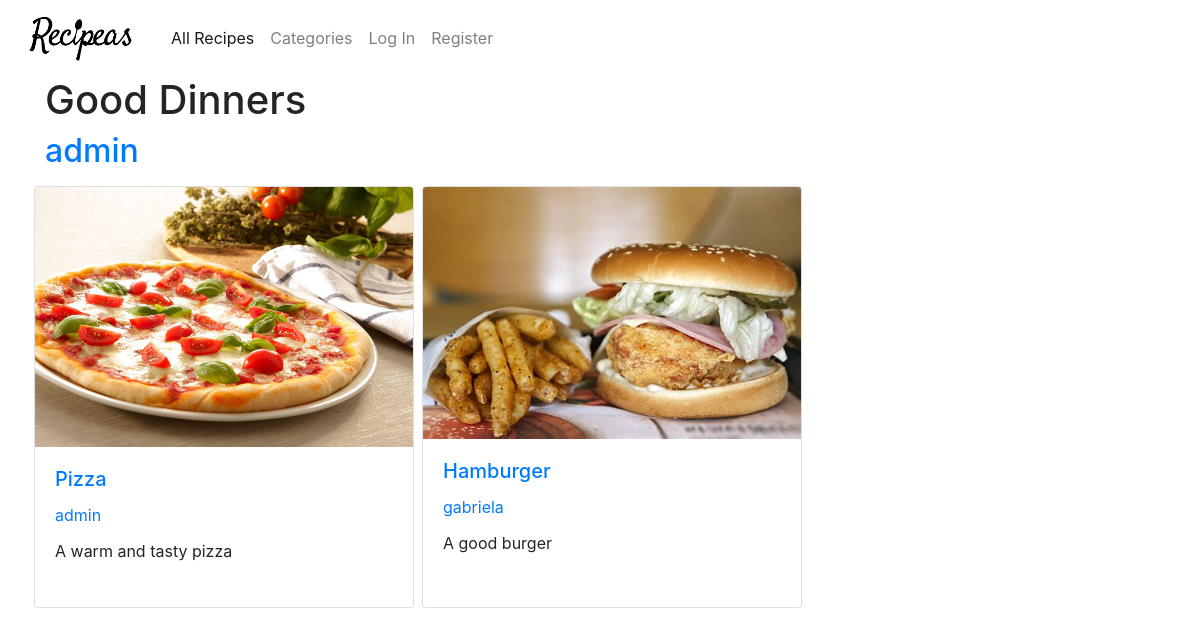
Page /recipelist/1 on the committed database.
### recipes/models.py (models this page shows, shortened)
class RecipeList(models.Model):
    user = models.ForeignKey("User", on_delete=models.CASCADE, related_name="recipe_lists")
    name = models.CharField(max_length=30)
    recipes = models.ManyToManyField(Recipe)
    timestamp = models.DateTimeField(auto_now_add=True)
    public = models.BooleanField()

class User(AbstractUser):
    pass

class Recipe(models.Model):
    user = models.ForeignKey("User", on_delete=models.CASCADE, related_name="recipes")
    title = models.CharField(max_length=64)
    image = models.ImageField(upload_to='static/images/')
    description = models.TextField(blank=True)
    preptime_initial = models.CharField(max_length=64, validators=[validate_duration])
    preptime = models.CharField(max_length=64)
    cooktime_initial = models.CharField(max_length=64, validators=[validate_duration])
    cooktime = models.CharField(max_length=64)
    total_time = models.IntegerField()
    servings = models.IntegerField()
    ingredients = models.TextField()
    ingredients_length = models.IntegerField()
    steps = models.TextField()
    timestamp = models.DateTimeField(auto_now_add=True)
    category = models.ManyToManyField(Category)
    public = models.BooleanField(default=True)
    inspiration = models.ForeignKey("Recipe", on_delete=models.CASCADE, related_name="recipe_inspiration", blank=True, null=True)

### recipes/views.py (the view)
# urls.py: path("recipelist/<int:list_id>", views.view_recipe_list, name="viewrecipelist")
def view_recipe_list(request, list_id):
    try:
        recipeList = RecipeList.objects.get(id=list_id)
        recipes = recipeList.recipes.all()
        return render(request, "recipes/recipe_list.html", {
            "recipeList": recipeList,
            "recipes": recipes
        })
    except User.DoesNotExist:
        return HttpResponseRedirect(request.META.get('HTTP_REFERER', '/'))

### recipes/templates/recipes/recipe_list.html (shortened to what this page needs)
{% extends "recipes/layout.html" %}
{% load static %}
{% load recipes_extras %}
{% block body %}
    <div class = "container">
        <h1>{{ recipeList.name }}</h1>
        <h2 class="card-title"><a href="{% url 'profile' recipeList.user.id %}">{{recipeList.user}}</a></h2>
        <div class = "row">
        {% for recipe in recipes %}
            <div class="card p-0 m-1 col-sm-4 recipe-card">
              <img class="card-img-top" src="/{{recipe.image}}">
              <div class="card-body">
                <h5 class="card-title"><a href="{% url 'viewrecipe' recipe.id %}">{{recipe.title}}</a></h5>
                <p class="card-title"><a href="{% url 'profile' recipe.user.id %}">{{recipe.user}}</a></p>
                <p class="card-text">{{recipe.description}}</p>
              </div>
            </div>
        {% endfor %}
        </div>
    </div>
{% endblock %}

### recipes/static/recipes/styles.css (style rules this page uses)
:root { --mainRed: #d00000; }
html, body { height:100%; }
body { min-height:100%; }
img { width:100%; }
.recipe-card { width:auto; }
.card-text { overflow: hidden; text-overflow: ellipsis; display: -webkit-box; -webkit-line-clamp: 2; -webkit-box-orient: vertical; height: 48px; }
@media (min-width: 500px) { .recipe-card { width:32%; } }

### rows in the picture
RecipeList: name "Good Dinners", user "admin"
Recipe: image (picture), title "Pizza", user "admin", description "A warm and tasty pizza"
Recipe: image (picture), title "Hamburger", user "gabriela", description "A good burger"
